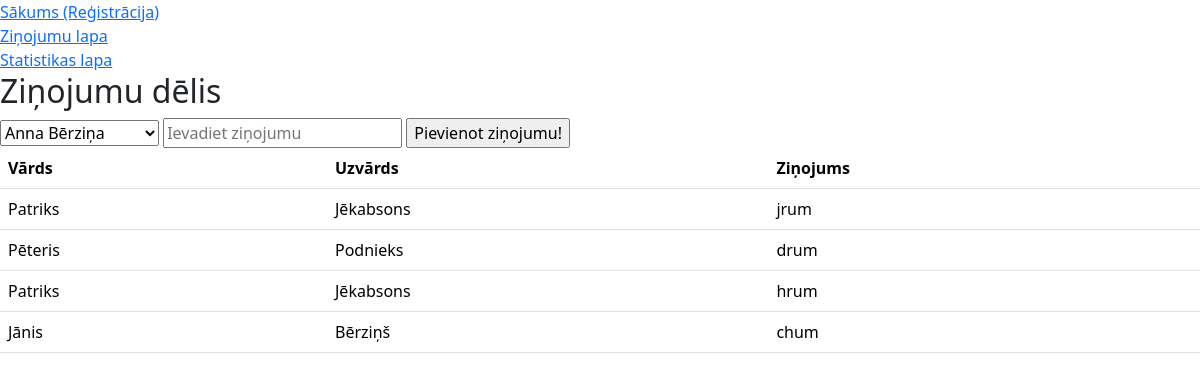
The app's page /zinojumi, older data.
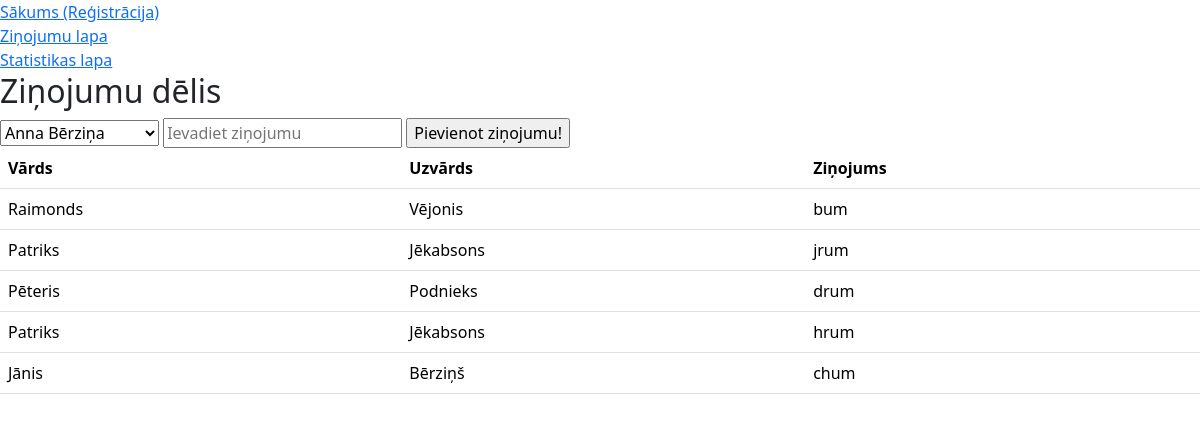
The same page, newer data.
### tables this page shows
CREATE TABLE zinas(
        id INTEGER PRIMARY KEY AUTOINCREMENT,
        zina NOT NULL,
        lietotaja_id INTEGER NOT NULL,
        izveidots DATETIME DEFAULT CURRENT_TIMESTAMP,
        FOREIGN KEY (lietotaja_id) REFERENCES registreti_lietotaji(id)
        );

CREATE TABLE registreti_lietotaji(
        id INTEGER PRIMARY KEY AUTOINCREMENT,
        vards TEXT NOT NULL,
        uzvards TEXT NOT NULL,
        lietotajvards TEXT NOT NULL
        );

### main.py (the view)
@app.route("/zinojumi")
def pievienot():
    lietotaji = iegut_lietotajus()
    zina = iegut_zinu()
    return render_template("zinojumi.html", lietotaji = lietotaji, zina = zina)

### dati.py (called while the page is built)
def iegut_lietotajus():
    cur = conn.cursor()
    cur.execute(
        """SELECT vards, uzvards, lietotajvards, id FROM registreti_lietotaji ORDER BY vards, uzvards"""
    )
    conn.commit()
    dati = cur.fetchall()
    return dati

def iegut_zinu():
    cur = conn.cursor()
    cur.execute(
        """
        SELECT zinas.zina, registreti_lietotaji.vards, registreti_lietotaji.uzvards
        FROM zinas
        JOIN registreti_lietotaji ON zinas.lietotaja_id = registreti_lietotaji.id
        ORDER BY zinas.izveidots DESC
        """
    )
    conn.commit()
    dati = cur.fetchall()
    return dati

### templates/zinojumi.html
{% extends "index.html" %}
{% block saturs %}
<form method = "post" action = "/pievienot/zinojumu">
    <h2>Ziņojumu dēlis</h2>
    <select id = "lietotajs" name = "lietotajs">
        {% for viens in lietotaji %}
        <option value = "{{viens[2]}}">{{viens[0]}} {{viens[1]}} </option>
        {% endfor %}
    </select>
    <input type="text" id="zinojums" name="zinojums" placeholder="Ievadiet ziņojumu">
    <input type="submit" value="Pievienot ziņojumu!">
    <table class="table">
        <tr>
            <th>Vārds</th>
            <th>Uzvārds</th>
            <th>Ziņojums</th>
        </tr>
        {% for viens in zina %}
        <tr>
        <td>{{viens[1]}}</td>
        <td>{{viens[2]}}</td>
        <td>{{viens[0]}}</td>
        </tr>
        {% endfor %}
{% endblock %}

### templates/index.html (shortened to what this page needs)
<!DOCTYPE html>
<html lang="lv">
    <head>
        <link href="https://cdn.jsdelivr.net/npm/bootstrap@5.3.3/dist/css/bootstrap.min.css" rel="stylesheet">
    </head>
    <body>
    <a href="/">Sākums (Reģistrācija)</a><br>
    <a href="/zinojumi">Ziņojumu lapa</a><br>
    <a href="/statistika">Statistikas lapa</a>
    {% block saturs %}{% endblock %}
    </body>
</html>

Row changes from the older to the newer data that the page shows:
added zinas: vards "Raimonds", uzvards "Vējonis", zina "bum"
